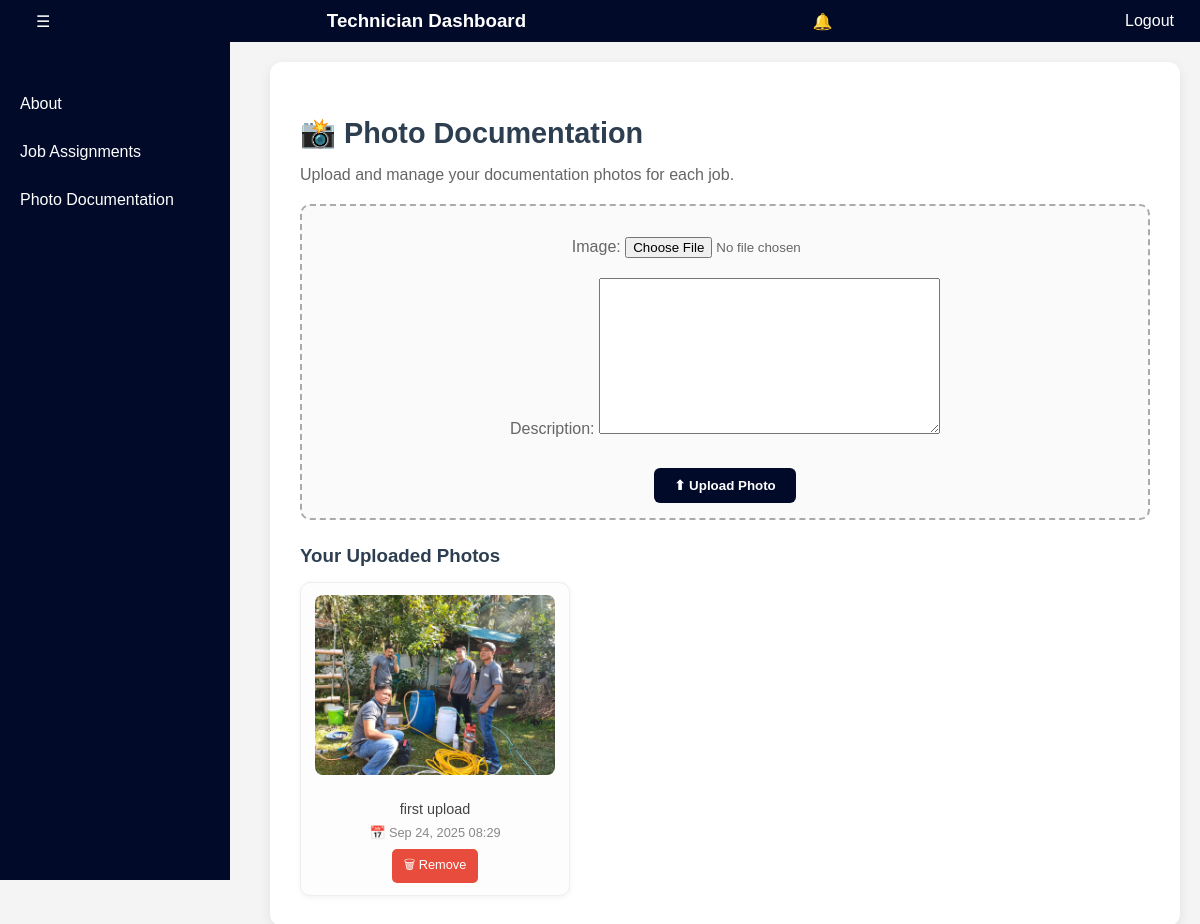
The app's page /photo-documentation/ (signed in) with its own data.
### services/models.py (models this page shows, shortened)
class PhotoDocumentation(models.Model):
    technician = models.ForeignKey(
        settings.AUTH_USER_MODEL,
        on_delete=models.CASCADE,
        related_name="photos"
    )
    image = models.ImageField(upload_to='photo_documentation/')
    description = models.TextField(blank=True, null=True)
    created_at = models.DateTimeField(auto_now_add=True)

### services/views.py (the view)
# urls.py: path('photo-documentation/', views.photo_documentation, name='photo_documentation'),
@login_required
def photo_documentation(request):
    if request.method == 'POST':
        form = PhotoDocumentationForm(request.POST, request.FILES)
        if form.is_valid():
            photo = form.save(commit=False)
            photo.technician = request.user  # link photo to logged-in technician
            photo.save()
            messages.success(request, f"Photo saved! ID={photo.id}, User={photo.technician.username}")
            print("DEBUG >>> Saved Photo:", photo.id, photo.technician, photo.image.url)
            return redirect('photo_documentation')  # refresh page after upload
        else:
            print("DEBUG >>> Form errors:", form.errors)
            messages.error(request, "Upload failed. Please check the form.")
    else:
        form = PhotoDocumentationForm()
    photos = PhotoDocumentation.objects.filter(technician=request.user).order_by('-created_at')
    return render(request, 'technician_pages/photo_documentation.html', {
        'form': form,
        'photos': photos
    })

### services/forms.py
class PhotoDocumentationForm(forms.ModelForm):
    class Meta:
        model = PhotoDocumentation
        fields = ['image', 'description']

### services/templates/technician_pages/photo_documentation.html (shortened to what this page needs)
{% extends 'technician_pages/technician_dashboard.html' %}
{% load static %}
{% block content %}
<div class="photo-container">
    <h2>📸 Photo Documentation</h2>
    <p>Upload and manage your documentation photos for each job.</p>
    <form method="post" enctype="multipart/form-data" class="upload-form">
        {{ form.as_p }}
        <button type="submit">⬆ Upload Photo</button>
    </form>
    <h3 style="margin-bottom: 15px; color: #2c3e50;">Your Uploaded Photos</h3>
    {% if photos %}
        <div class="photo-grid">
            {% for photo in photos %}
            <div class="photo-card">
                <img src="{{ photo.image.url }}" alt="Photo" onclick="openModal('{{ photo.image.url }}')">
                <p>{{ photo.description }}</p>
                <small>📅 {{ photo.created_at|date:"M d, Y H:i" }}</small>
                <form method="post" action="{% url 'delete_photo' photo.id %}">
                    <button type="submit" class="delete-btn">🗑 Remove</button>
                </form>
            </div>
            {% endfor %}
        </div>
    {% else %}
        <p style="color: #888;">No photos uploaded yet.</p>
    {% endif %}
</div>
{% endblock %}

### services/templates/technician_pages/technician_dashboard.html (style rules this page uses)
body { margin: 0; font-family: Arial, sans-serif; background-color: #f4f4f4; }
h3 { color: white; margin: 0; }

### services/templates/technician_pages/photo_documentation.html (style rules this page uses)
.photo-container { max-width: 900px; margin: auto; padding: 30px; background: #fff; border-radius: 12px; box-shadow: 0 4px 12px rgba(0,0,0,0.08); }
.photo-container h2 { font-size: 1.8rem; margin-bottom: 10px; color: #2c3e50; display: flex; align-items: center; gap: 8px; }
.photo-container p { color: #666; margin-bottom: 20px; }
.upload-form { margin-bottom: 25px; padding: 15px; border: 2px dashed #aaa; border-radius: 10px; background: #fafafa; text-align: center; transition: background 0.3s ease; }
.upload-form button { padding: 10px 20px; border: none; border-radius: 6px; background: #010A28; color: white; font-weight: 600; cursor: pointer; transition: background 0.3s ease, transform 0.2s ease; margin-top: 10px; }
.photo-grid { display: grid; grid-template-columns: repeat(auto-fill, minmax(220px, 1fr)); gap: 20px; }
.photo-card { border: 1px solid #eee; padding: 12px; border-radius: 10px; background: #fdfdfd; text-align: center; box-shadow: 0 2px 6px rgba(0,0,0,0.05); transition: transform 0.2s ease, box-shadow 0.2s ease; position: relative; }
.photo-card img { max-width: 100%; height: 180px; object-fit: cover; border-radius: 8px; margin-bottom: 8px; cursor: pointer; }
.photo-card p { font-size: 0.9rem; color: #444; margin-bottom: 6px; }
.photo-card small { font-size: 0.8rem; color: #888; }
.delete-btn { display: inline-block; padding: 6px 12px; font-size: 0.8rem; color: white; background: #e74c3c; border: none; border-radius: 5px; cursor: pointer; margin-top: 8px; transition: background 0.3s ease; }

### records on screen
PhotoDocumentation: image (picture), description "first upload", created_at "Sep 24, 2025 08:29"
